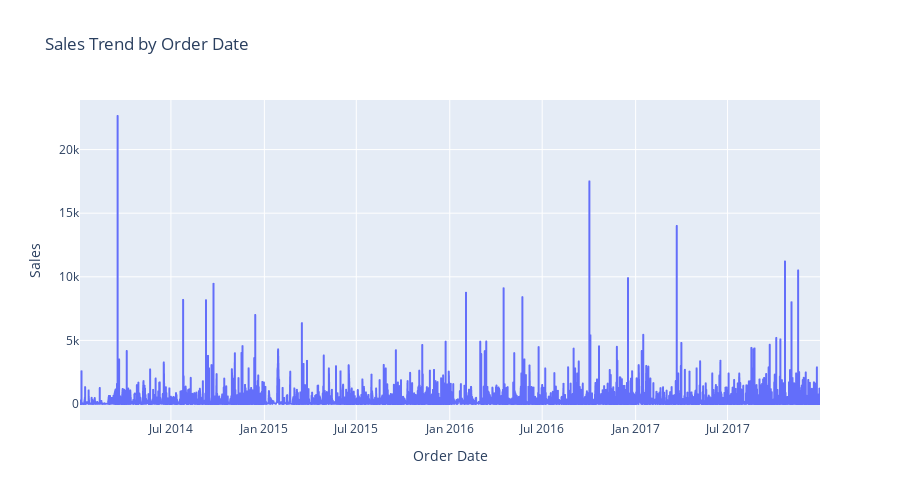

Notebook code for this chart:
### Markdown cell above
Sales Trend by Order Date

### Code cell
Superstore_data['Order Date'] = pd.to_datetime(Superstore_data['Order Date'])

# Sort the DataFrame by order date in ascending order
df_sorted = Superstore_data.sort_values(by='Order Date')

# Create a line chart using Plotly
fig = px.line(df_sorted, x='Order Date', y='Sales', title='Sales Trend by Order Date',height=500,width=900)
fig.update_layout(xaxis_title='Order Date', yaxis_title='Sales')


fig.show()

### Figure 1 — Plotly figure (JSON) as saved in the notebook; plotly's stock layout.template omitted (floating-point values rounded to 4 significant figures; data arrays with more than 128 entries replaced by an {"elided": "..."} marker saying what was removed)
{"data": [{"hovertemplate": "Order Date=%{x}<br>Sales=%{y}<extra></extra>", "legendgroup": "", "line": {"color": "#636efa", "dash": "solid"}, "marker": {"symbol": "circle"}, "mode": "lines", "name": "", "showlegend": false, "type": "scattergl", "x": {"elided": "9994 str values"}, "xaxis": "x", "y": {"elided": "9994 float values"}, "yaxis": "y"}], "layout": {"height": 500, "legend": {"tracegroupgap": 0}, "title": {"text": "Sales Trend by Order Date"}, "width": 900, "xaxis": {"anchor": "y", "domain": [0, 1], "title": {"text": "Order Date"}}, "yaxis": {"anchor": "x", "domain": [0, 1], "title": {"text": "Sales"}}}}
